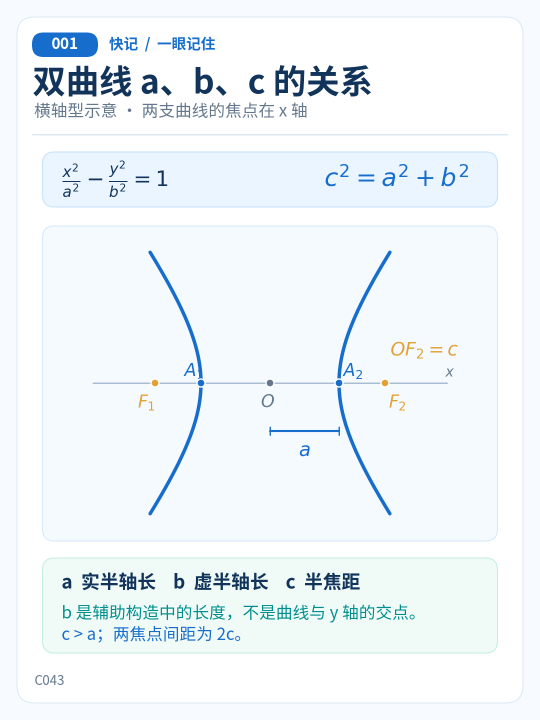
#> input picture 03_conic/C043_hyperbola_abc_relation/images/001.png, 1080 x 1440 px, found by its file name (shown at 1/2 size); its folder holds 3 pictures in this run
$ python review.py
#> lines starting #> are read from the running program, lines starting #| are printed output that depends on the picture
"""Generate C043 mobile previews and equal-scale V1/V2 audit sheets."""

import hashlib
import json
from pathlib import Path

from PIL import Image, ImageDraw, ImageFont

from scripts.static_cards.v2.build import ROOT


def digest(path):
    return hashlib.sha256(path.read_bytes()).hexdigest()


def main():
    v1 = ROOT / "03_conic" / "C043_hyperbola_abc_relation" / "images"
    output = ROOT / ".build" / "static_cards_v2" / "C043"
    if not all((output / f"{n}.png").is_file() for n in ("001", "002", "003")):
        raise ValueError("build all three V2 cards before generating review previews")
    files = {}
    for n in ("001", "002", "003"):
        with Image.open(output / f"{n}.png") as im:
#> im is the input picture: PIL image 1080x1440 RGBA; mean R, G, B, A 238.7, 245.3, 249.9, 255
            image = im.convert("RGB")
            if image.size != (1080, 1440):
                raise ValueError(f"invalid V2 size: {n}")
            for width in (390, 360):
                height = width * 4 // 3
                target = output / f"{n}_mobile_{width}.png"
                image.resize((width, height), Image.Resampling.LANCZOS).save(target)
                files[target.name] = digest(target)
#> this loop made 2 passes
#> pass 1, in main, `image.resize((width, height), Image.Resampling.LANCZOS).save(target)`:
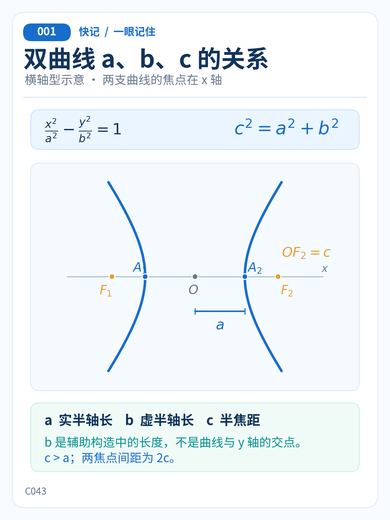
#> saved as 001_mobile_390.png: PIL image 390x520 RGB; mean R, G, B 238.5, 245.1, 249.7
#> pass 2, in main, `image.resize((width, height), Image.Resampling.LANCZOS).save(target)`:
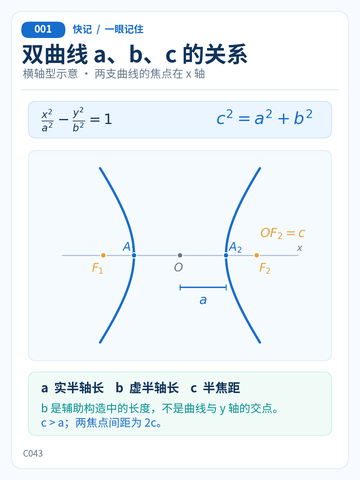
#> saved as 001_mobile_360.png: PIL image 360x480 RGB; mean R, G, B 238.5, 245.1, 249.7
#> after the loop, files = 2 items
        with Image.open(v1 / f"{n}.png") as old:
            old_image = old.convert("RGB")
            if old_image.size != (1080, 1440):
                raise ValueError(f"invalid V1 size: {n}")
            sheet = Image.new("RGB", (780, 550), "#E9EDF3")
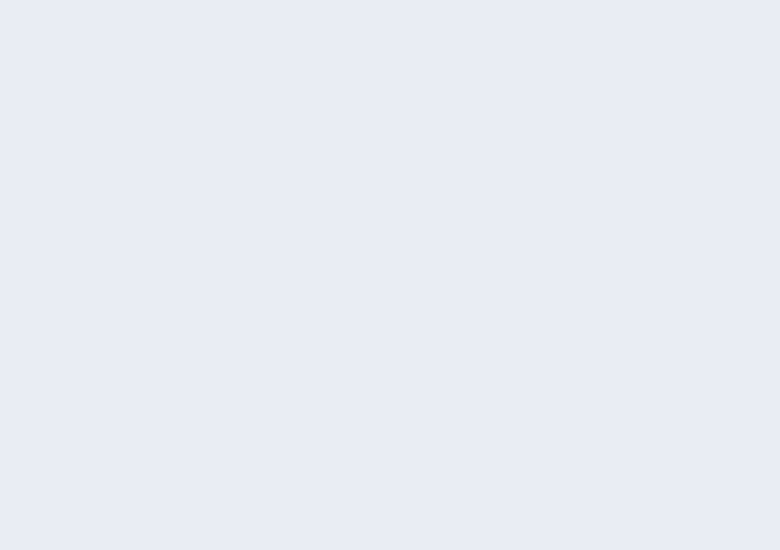
#> sheet: PIL image 780x550 RGB; mean R, G, B 233, 237, 243
            draw = ImageDraw.Draw(sheet)
            font = ImageFont.truetype("C:/Windows/Fonts/arial.ttf", 19)
            draw.text((167, 7), "V1", fill="#18283D", font=font)
            draw.text((552, 7), "V2", fill="#18283D", font=font)
            sheet.paste(old_image.resize((390, 520), Image.Resampling.LANCZOS), (0, 30))
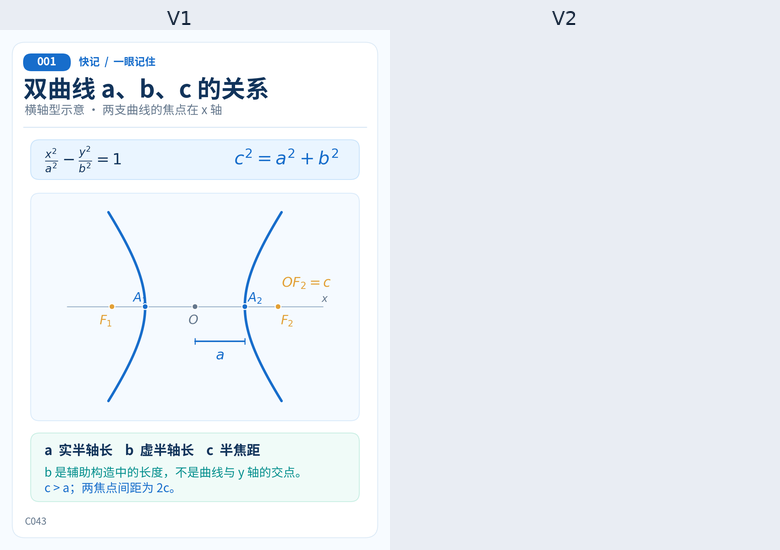
#> sheet: PIL image 780x550 RGB; mean R, G, B 235.5, 240.7, 246.1
            sheet.paste(image.resize((390, 520), Image.Resampling.LANCZOS), (390, 30))
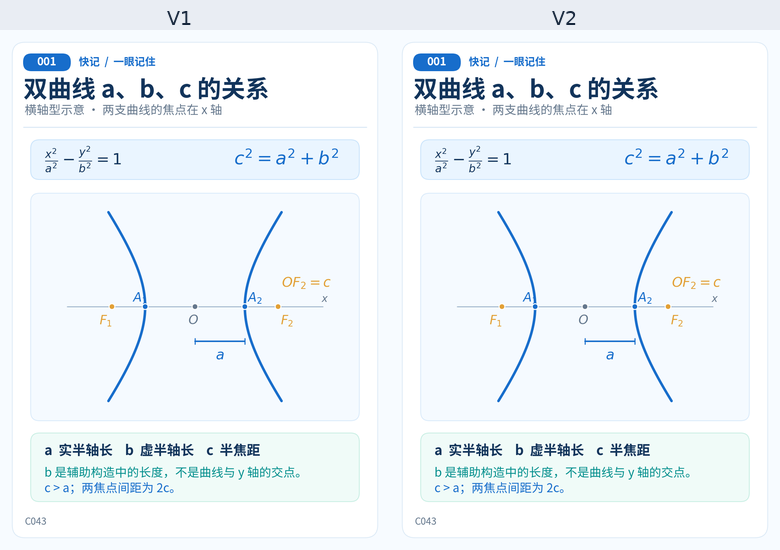
#> sheet: PIL image 780x550 RGB; mean R, G, B 238.1, 244.6, 249.3
            target = output / f"{n}_v1_v2.png"
            sheet.save(target)
            files[target.name] = digest(target)
#> pass 2 of the loop in main, `for n in ("001", "002", "003"):`:
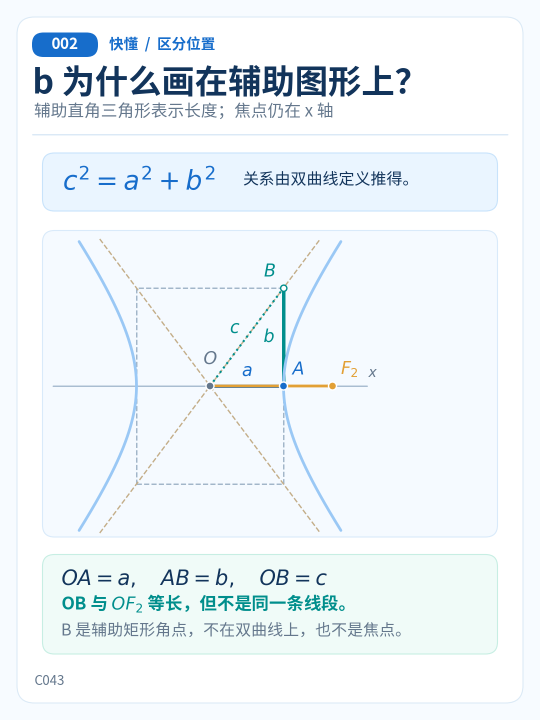
#> input picture 03_conic/C043_hyperbola_abc_relation/images/002.png, 1080 x 1440 px, found by its file name (shown at 1/2 size)
#> in main, im is the input picture: PIL image 1080x1440 RGBA; mean R, G, B, A 238.2, 244.8, 249, 255
#> the loop in main, `for width in (390, 360):` made 2 passes
#> pass 2, in main, `image.resize((width, height), Image.Resampling.LANCZOS).save(target)`:
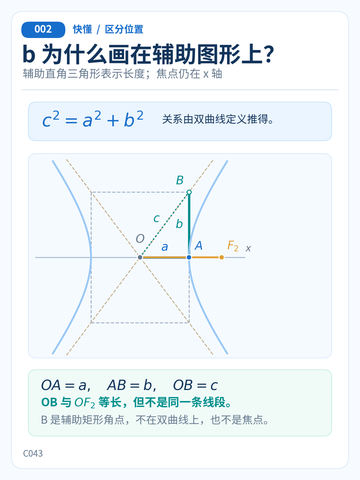
#> saved as 002_mobile_360.png: PIL image 360x480 RGB; mean R, G, B 238, 244.6, 248.8
#> after the loop in main, `for width in (390, 360):`: files = 5 items
#> in main, `sheet.paste(image.resize((390, 520), Image.Resampling.LANCZOS), (390, ..`:
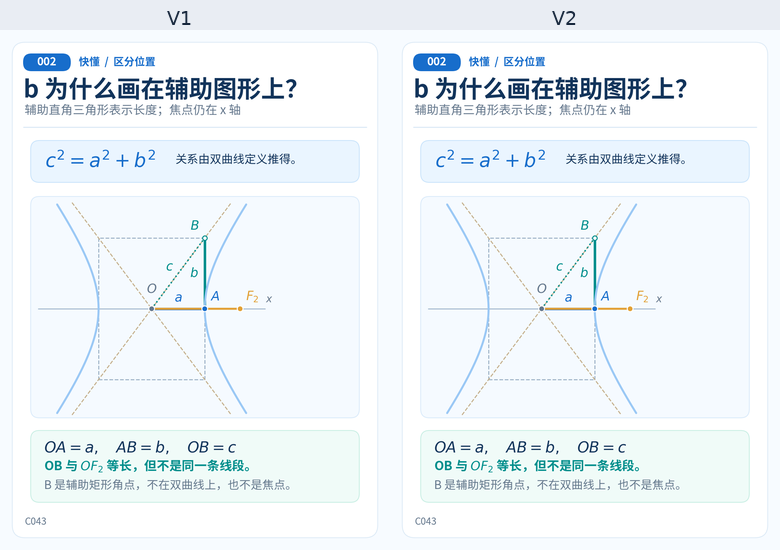
#> sheet: PIL image 780x550 RGB; mean R, G, B 237.7, 244.1, 248.4
#> pass 3 of the loop in main, `for n in ("001", "002", "003"):`:
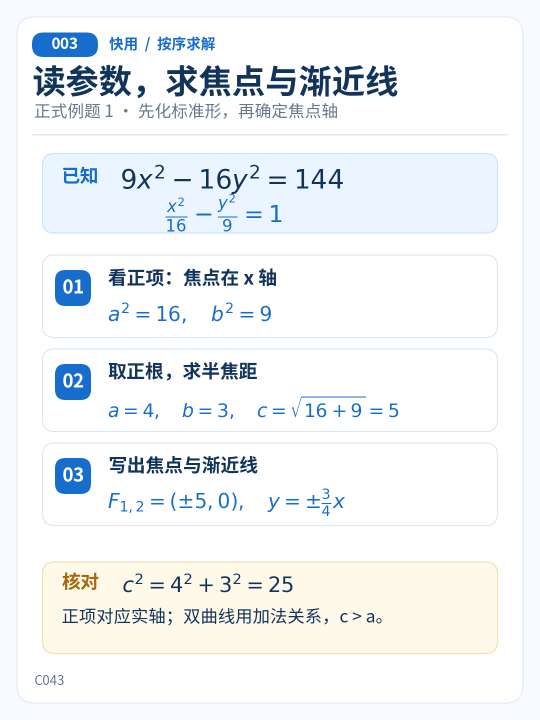
#> input picture 03_conic/C043_hyperbola_abc_relation/images/003.png, 1080 x 1440 px, found by its file name (shown at 1/2 size)
#> in main, im is the input picture: PIL image 1080x1440 RGBA; mean R, G, B, A 239.7, 243.4, 246.2, 255
#> after the loop in main, `for width in (390, 360):`: files = 8 items
#> in main, `sheet.paste(old_image.resize((390, 520), Image.Resampling.LANCZOS), (0..`:
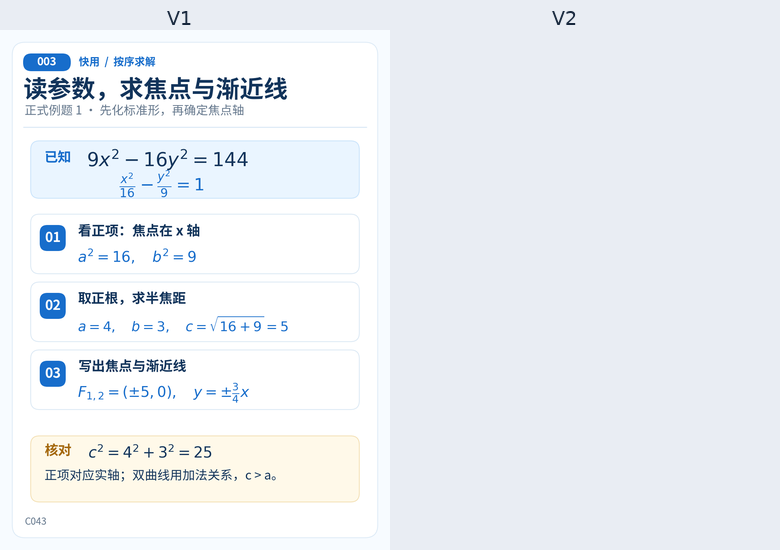
#> sheet: PIL image 780x550 RGB; mean R, G, B 235.8, 239.8, 244.3
#> in main, `sheet.paste(image.resize((390, 520), Image.Resampling.LANCZOS), (390, ..`:
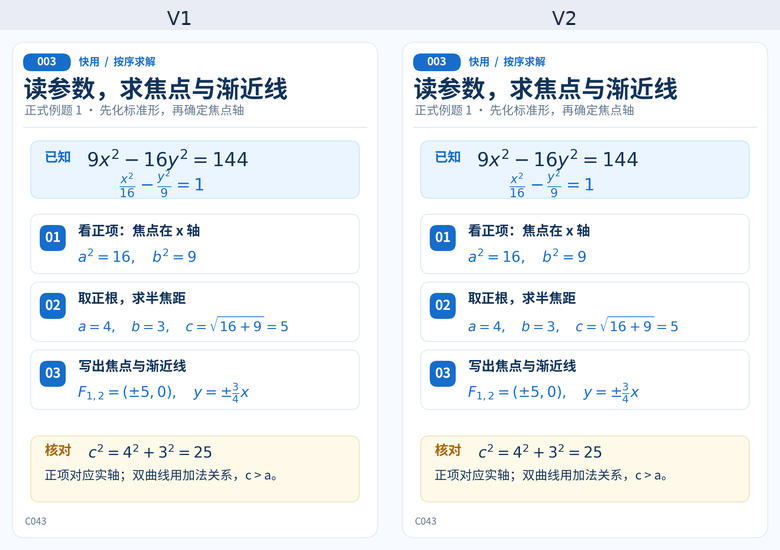
#> sheet: PIL image 780x550 RGB; mean R, G, B 238.8, 242.6, 245.7
    report = {"status": "VISUAL REVIEW PENDING", "comparison_scale": "390×520 both versions",
              "mobile_resampling": "Pillow LANCZOS", "files_sha256": files,
              "v1_sha256": {f"{n}.png": digest(v1 / f"{n}.png")
                            for n in ("001", "002", "003")}}
    (output / "review_report.json").write_text(
        json.dumps(report, ensure_ascii=False, indent=2), encoding="utf-8")
    print(json.dumps({"output": str(output), "review_files": len(files)}, ensure_ascii=False))
#| {"output": ".build/static_cards_v2/C043", "review_files": 9}


if __name__ == "__main__":
    main()
